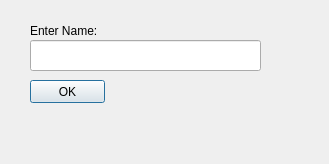
<?xml version="1.0" encoding="UTF-8"?>
<ui version="4.0">
 <class>MyNameInput</class>
 <widget class="QDialog" name="MyNameInput">
  <property name="geometry">
   <rect>
    <x>0</x>
    <y>0</y>
    <width>329</width>
    <height>164</height>
   </rect>
  </property>
  <property name="windowTitle">
   <string>Dialog</string>
  </property>
  <widget class="QLineEdit" name="lineEdit">
   <property name="geometry">
    <rect>
     <x>30</x>
     <y>40</y>
     <width>231</width>
     <height>31</height>
    </rect>
   </property>
   <property name="maxLength">
    <number>20</number>
   </property>
  </widget>
  <widget class="QLabel" name="label">
   <property name="geometry">
    <rect>
     <x>30</x>
     <y>20</y>
     <width>111</width>
     <height>21</height>
    </rect>
   </property>
   <property name="text">
    <string>Enter Name:</string>
   </property>
  </widget>
  <widget class="QPushButton" name="pushButton">
   <property name="geometry">
    <rect>
     <x>30</x>
     <y>80</y>
     <width>75</width>
     <height>23</height>
    </rect>
   </property>
   <property name="text">
    <string>OK</string>
   </property>
  </widget>
 </widget>
 <resources/>
 <connections/>
</ui>
